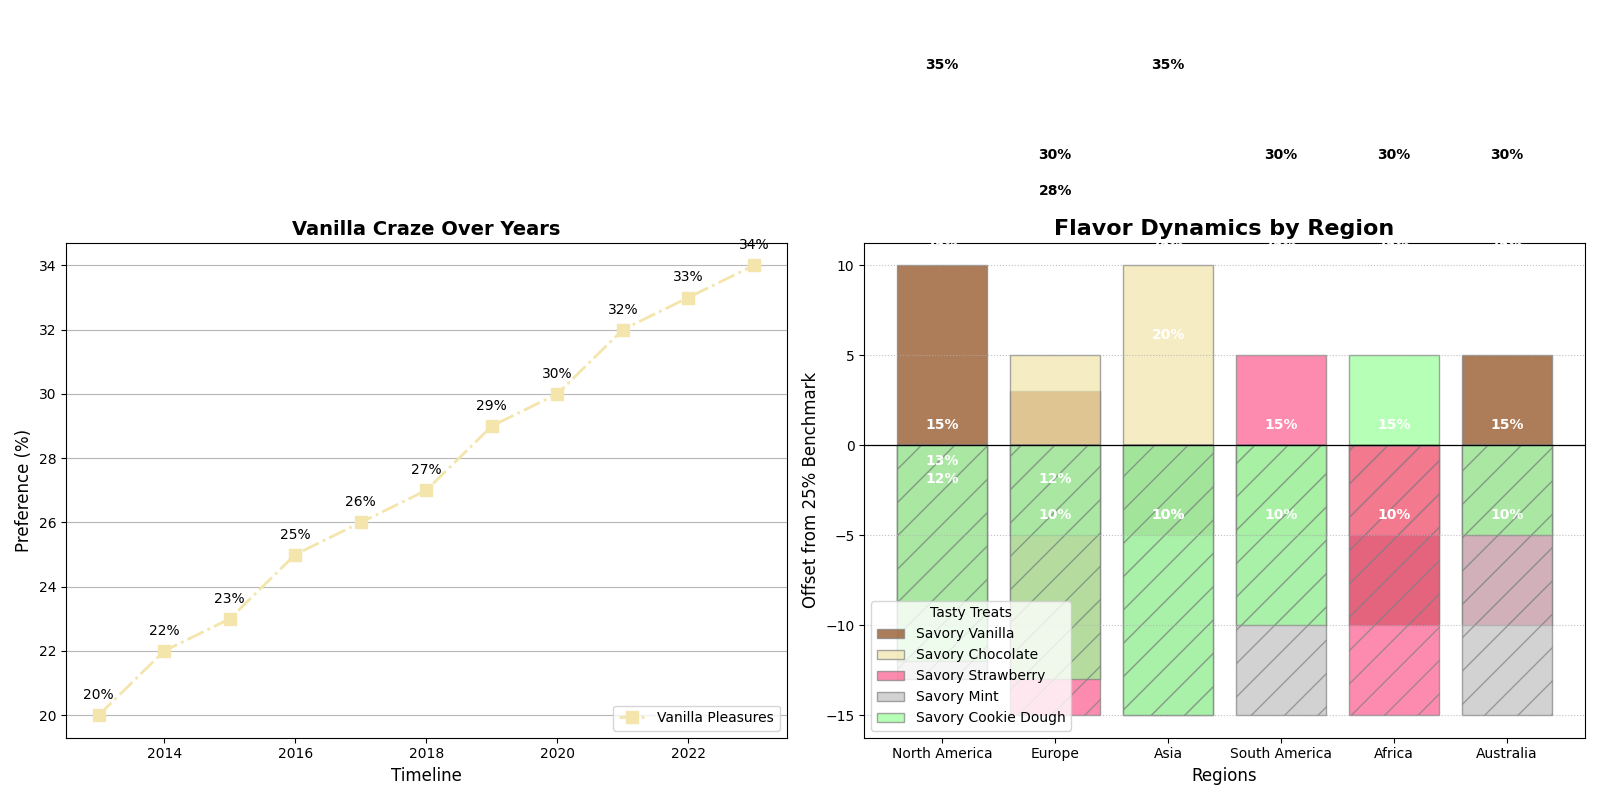

This chart was generated by the following Python code:
import matplotlib.pyplot as plt
import numpy as np

continents = ['North America', 'Europe', 'Asia', 'South America', 'Africa', 'Australia']
flavors = ['Vanilla', 'Chocolate', 'Strawberry', 'Mint', 'Cookie Dough']

na_flavors = [35, 25, 15, 12, 13]
eu_flavors = [28, 30, 10, 20, 12]
asia_flavors = [20, 35, 25, 10, 10]
sa_flavors = [25, 20, 30, 10, 15]
africa_flavors = [15, 20, 10, 25, 30]
australia_flavors = [30, 25, 15, 10, 20]

flavor_data = np.array([na_flavors, eu_flavors, asia_flavors, sa_flavors, africa_flavors, australia_flavors])

baseline = 25
flavor_data_pos = np.where(flavor_data > baseline, flavor_data - baseline, 0)
flavor_data_neg = np.where(flavor_data <= baseline, flavor_data - baseline, 0)

colors = ['#8b4513', '#f3e5ab', '#fc5a8d', '#c0c0c0', '#98ff98']
markers = ['s', '^']
linestyles = ['-.', (0, (3, 1, 1, 1))]

fig, (ax1, ax2) = plt.subplots(1, 2, figsize=(16, 8))

years = np.arange(2013, 2024)
vanilla_growth = [20, 22, 23, 25, 26, 27, 29, 30, 32, 33, 34]

ax1.plot(years, vanilla_growth, marker=markers[0], linestyle=linestyles[0], color=colors[1], linewidth=2, markersize=8, label='Vanilla Pleasures')

for i, growth in enumerate(vanilla_growth):
    ax1.text(years[i], growth + 0.5, f'{growth}%', ha='center', fontsize=10)

ax1.set_title("Vanilla Craze Over Years", fontsize=14, fontweight='bold')
ax1.set_xlabel("Timeline", fontsize=12)
ax1.set_ylabel("Preference (%)", fontsize=12)
ax1.legend(loc='lower right')
ax1.yaxis.grid(True, linestyle='-', linewidth=0.8, alpha=0.9)

for idx, flavor in enumerate(flavors):
    ax2.bar(continents, flavor_data_pos[:, idx], label=f'Savory {flavor}', color=colors[idx], edgecolor='gray', alpha=0.7)
    ax2.bar(continents, flavor_data_neg[:, idx], color=colors[idx], edgecolor='gray', hatch='/', alpha=0.7)

for cont_idx, cont_data in enumerate(flavor_data):
    for flavor_idx, value in enumerate(cont_data):
        ax2.text(cont_idx, value - baseline / 1.8, f'{value}%', va='center', ha='center', color='black' if flavor_data_pos[cont_idx, flavor_idx] > 0 else 'white', fontweight='bold')

ax2.set_title("Flavor Dynamics by Region", fontsize=16, fontweight='bold')
ax2.set_xlabel("Regions", fontsize=12)
ax2.set_ylabel("Offset from 25% Benchmark", fontsize=12)
ax2.axhline(0, color='black', linewidth=0.9)
ax2.legend(title='Tasty Treats', loc='lower left')
ax2.yaxis.grid(True, linestyle=':', linewidth=0.8, alpha=0.8)

fig.tight_layout()

plt.show()
